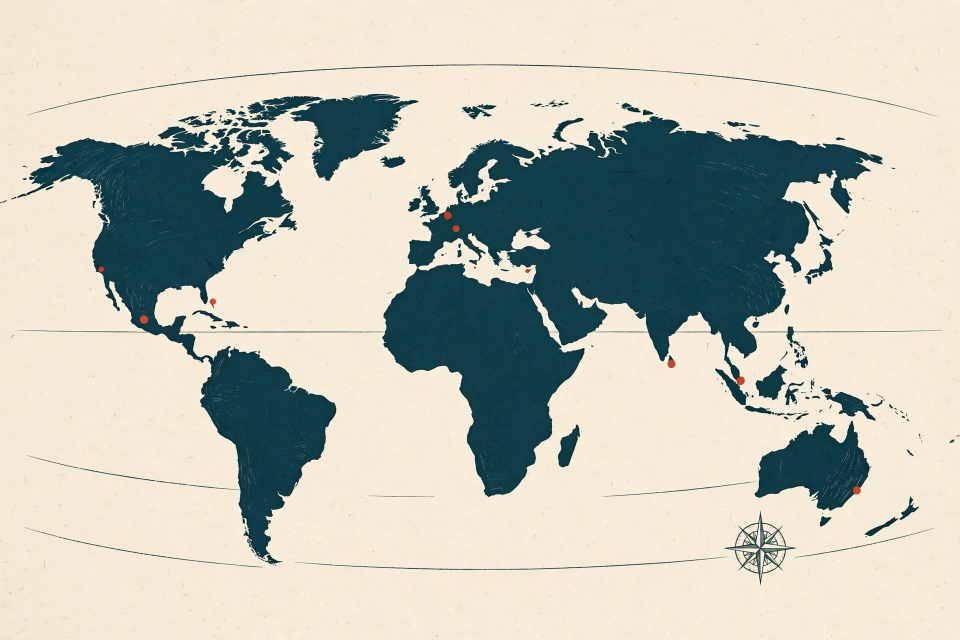
#> input picture illustrations/media-generation-world-atlas-base-0-f15917d0-ab2c-4df2-8f38-2e71c8c22bd9.png, 1920 x 1280 px (shown at 1/2 size); its folder holds 2 pictures in this run
$ python render.py '->' writes entry.png '(1024x1024)'
#> lines starting #> are read from the running program, lines starting #| are printed output that depends on the picture; after the words box and inside, x2 and y2 are one past the last pixel; in counts of white or black regions, pixels touching at a corner belong together
#!/usr/bin/env python3
"""Render Candidate A — 'Luminous Atlas' — for news-image-20261121 (@brikzeni).

Deterministic Pillow compositor: generated base world-map art (no text inside
it) + coded flat pictograms + ALL typography typeset here, so every word is
sharp and factually exact. No network, no clock, no randomness:
same stories.json + same base art = same bytes.

Run:  python3 render.py            -> writes entry.png (1024x1024)
       python3 render.py out2.png  -> writes out2.png (for determinism check)
"""
import json
import os
import sys

import numpy as np
from PIL import Image, ImageDraw, ImageFont

HERE = os.path.dirname(os.path.abspath(__file__))
W, H = 1024, 1024
PAPER = (246, 234, 215)
INK = (20, 66, 74)          # deep ink-teal
INK_SOFT = (62, 107, 122)
VERM = (200, 67, 43)        # vermilion accent
OCHRE = (176, 122, 42)
MUTED = (110, 100, 82)
CREAM_CHIP = (250, 242, 226)

F_SERIF_B = "/usr/share/fonts/truetype/liberation/LiberationSerif-Bold.ttf"
F_SERIF = "/usr/share/fonts/truetype/liberation/LiberationSerif-Regular.ttf"
F_SANS_B = "/usr/share/fonts/truetype/liberation/LiberationSans-Bold.ttf"
F_SANS = "/usr/share/fonts/truetype/liberation/LiberationSans-Regular.ttf"
F_SANS_I = "/usr/share/fonts/truetype/liberation/LiberationSans-Italic.ttf"
F_DSERIF_B = "/usr/share/fonts/truetype/dejavu/DejaVuSerif-Bold.ttf"

REGION_COLOR = {
    "Middle East & Gulf": (200, 67, 43),
    "Europe": (20, 66, 74),
    "Africa": (176, 122, 42),
    "North America": (62, 107, 122),
    "Latin America": (74, 122, 62),
    "South Asia": (122, 74, 107),
    "East & SE Asia": (138, 109, 27),
    "Oceania & Pacific": (46, 74, 122),
    "Space & Science": (34, 34, 34),
}


def font(path, size):
    return ImageFont.truetype(path, size)


def wrap(draw, text, fnt, max_w):
    """Greedy word wrap to max_w pixels; returns list of lines."""
    words = text.split()
    lines, cur = [], ""
    for w in words:
        t = (cur + " " + w).strip()
        if draw.textlength(t, font=fnt) <= max_w or not cur:
            cur = t
        else:
            lines.append(cur)
            cur = w
    if cur:
        lines.append(cur)
    return lines


def text_c(draw, cx, y, s, fnt, fill=INK, anchor="ma"):
    draw.text((cx, y), s, font=fnt, fill=fill, anchor=anchor)


def lonlat_to_art(lon, lat):
    """Approx equirectangular fit to the generated base art (1920x1280)."""
    x = 875 + 5.3 * lon
    if lat >= 0:
        y = 360 + (51.5 - lat) * 7.86
    else:
        y = 765 + (-lat) * 5.0
    return x, y


def art_to_canvas(ax, ay):
    """Base art is cropped (0,100,1920,1160) and resized to (1024,554),
    pasted at y=118."""
    return ax * (1024 / 1920), 118 + (ay - 100) * (554 / 1060)


# ---------------------------------------------------------------- pictograms
# Each draws a flat icon inside a square box (x0,y0,x1,y1) in teal + vermilion.

def _ship(d, b, teal=INK, red=VERM):
    x0, y0, x1, y1 = b
    cx = (x0 + x1) // 2
    d.polygon([(x0 + 6, y1 - 22), (x1 - 6, y1 - 22), (x1 - 14, y1 - 8),
               (x0 + 14, y1 - 8)], fill=teal)
    d.rectangle([cx - 16, y0 + 16, cx + 16, y1 - 22], fill=teal)
    d.rectangle([cx - 8, y0 + 8, cx + 8, y0 + 16], fill=teal)
    d.polygon([(x1 - 26, y0 + 2), (x1 - 18, y0 + 12), (x1 - 12, y0 + 12),
               (x1 - 20, y0 + 2)], fill=red)  # flame
    for i, wx in enumerate((x0 + 8, cx - 2, cx + 14)):
        d.arc([wx, y1 - 6, wx + 22, y1 + 6], 0, 180, fill=INK_SOFT, width=2)


def _globe_thermo(d, b, teal=INK, red=VERM):
    x0, y0, x1, y1 = b
    cx, cy = (x0 + x1) // 2 - 8, (y0 + y1) // 2 + 2
    r = 20
    d.ellipse([cx - r, cy - r, cx + r, cy + r], outline=teal, width=3)
    d.arc([cx - r, cy - r, cx + r, cy + r], 200, 340, fill=teal, width=2)
    d.line([(cx, cy - r), (cx, cy + r)], fill=teal, width=2)
    d.line([(cx - r, cy), (cx + r, cy)], fill=teal, width=2)
    # thermometer
    tx = x1 - 14
    d.rounded_rectangle([tx - 4, y0 + 8, tx + 4, y1 - 14], 4,
                        outline=teal, width=3)
    d.ellipse([tx - 7, y1 - 20, tx + 7, y1 - 6], fill=red)
    d.rectangle([tx - 2, y0 + 18, tx + 2, y1 - 14], fill=red)


def _building_crack(d, b, teal=INK, red=VERM):
    x0, y0, x1, y1 = b
    d.rectangle([x0 + 10, y0 + 14, x1 - 10, y1 - 8], outline=teal, width=3)
    for wx in (x0 + 18, (x0 + x1) // 2, x1 - 26):
        for wy in (y0 + 22, y0 + 36):
            d.rectangle([wx, wy, wx + 8, wy + 8], fill=teal)
    d.line([(x0 + 26, y0 + 14), (x0 + 20, y0 + 30), (x0 + 30, y0 + 44),
            (x0 + 22, y1 - 8)], fill=red, width=3)
    d.line([(x1 - 14, y0 + 6), (x1 - 20, y0 + 16)], fill=red, width=3)


def _handcuffs(d, b, teal=INK, red=VERM):
    x0, y0, x1, y1 = b
    cy = (y0 + y1) // 2
    d.ellipse([x0 + 4, cy - 13, x0 + 30, cy + 13], outline=teal, width=4)
    d.ellipse([x1 - 30, cy - 13, x1 - 4, cy + 13], outline=teal, width=4)
    d.line([(x0 + 30, cy), (x1 - 30, cy)], fill=teal, width=3)
    d.line([(x0 + 12, cy - 13), (x0 + 22, cy - 20)], fill=red, width=3)
    d.line([(x1 - 22, cy - 13), (x1 - 12, cy - 20)], fill=red, width=3)


def _spacecraft(d, b, teal=INK, red=VERM):
    x0, y0, x1, y1 = b
    cx, cy = (x0 + x1) // 2, (y0 + y1) // 2
    d.arc([x0 + 2, y0 + 2, x1 - 2, y1 - 2], 200, 340, fill=INK_SOFT, width=2)
    d.rectangle([cx - 18, cy - 8, cx - 2, cy + 8], fill=teal)
    d.rectangle([cx + 2, cy - 8, cx + 18, cy + 8], fill=teal)
    d.rectangle([cx - 5, cy - 5, cx + 5, cy + 5], fill=red)
    d.ellipse([x1 - 22, y0 + 4, x1 - 6, y0 + 20], fill=VERM)
    d.ellipse([x1 - 20, y0 + 6, x1 - 8, y0 + 18], fill=(230, 150, 110))


def _zeta(d, b, teal=INK, red=VERM):
    x0, y0, x1, y1 = b
    f = font(F_DSERIF_B, 34)
    d.text(((x0 + x1) // 2 - 12, (y0 + y1) // 2 - 8), "ζ", font=f, fill=teal,
           anchor="mm")
    d.line([(x1 - 22, y1 - 16), (x1 - 14, y1 - 8), (x1 - 4, y1 - 20)],
           fill=red, width=4)


def _chart_down(d, b, teal=INK, red=VERM):
    x0, y0, x1, y1 = b
    d.line([(x0 + 8, y1 - 10), (x0 + 8, y0 + 8)], fill=teal, width=3)
    d.line([(x0 + 8, y1 - 10), (x1 - 6, y1 - 10)], fill=teal, width=3)
    pts = [(x0 + 12, y0 + 14), (x0 + 26, y0 + 22), (x0 + 36, y0 + 18),
           (x0 + 48, y0 + 32), (x0 + 60, y1 - 18)]
    d.line(pts, fill=red, width=4, joint="curve")
    d.polygon([(x0 + 60, y1 - 18), (x0 + 50, y1 - 20), (x0 + 58, y1 - 8)],
              fill=red)


def _factory_fire(d, b, teal=INK, red=VERM):
    x0, y0, x1, y1 = b
    d.rectangle([x0 + 8, y0 + 26, x1 - 8, y1 - 8], outline=teal, width=3)
    d.polygon([(x0 + 8, y0 + 26), (x0 + 18, y0 + 16), (x0 + 28, y0 + 26),
               (x0 + 38, y0 + 16), (x0 + 48, y0 + 26)], fill=teal)
    d.rectangle([x1 - 18, y0 + 6, x1 - 10, y0 + 26], fill=teal)
    d.polygon([(x1 - 16, y0 - 2), (x1 - 8, y0 + 8), (x1 - 20, y0 + 10)],
              fill=red)


def _shield(d, b, teal=INK, red=VERM):
    x0, y0, x1, y1 = b
    cx = (x0 + x1) // 2
    d.arc([x0 + 6, y0 + 22, x1 - 6, y1 - 2], 180, 360, fill=teal, width=3)
    for dx, dy in ((-16, 2), (0, -2), (16, 4)):
        d.ellipse([cx + dx - 3, y0 + dy + 2, cx + dx + 3, y0 + dy + 8],
                  fill=red)
    d.line([(cx - 16, y0 + 12), (cx - 6, y0 + 26)], fill=red, width=2)
    d.line([(cx, y0 + 8), (cx, y0 + 26)], fill=red, width=2)
    d.line([(cx + 16, y0 + 12), (cx + 6, y0 + 26)], fill=red, width=2)


def _seismo(d, b, teal=INK, red=VERM):
    x0, y0, x1, y1 = b
    cy = (y0 + y1) // 2
    pts = [(x0 + 4, cy), (x0 + 16, cy), (x0 + 22, cy - 14), (x0 + 28, cy + 12),
           (x0 + 34, cy - 20), (x0 + 40, cy + 16), (x0 + 46, cy),
           (x1 - 4, cy)]
    d.line(pts, fill=red, width=3, joint="curve")
    d.line([(x0 + 4, y1 - 8), (x0 + 20, y1 - 14), (x0 + 34, y1 - 8),
            (x1 - 4, y1 - 12)], fill=teal, width=3)


def _cargo(d, b, teal=INK, red=VERM):
    x0, y0, x1, y1 = b
    cx = (x0 + x1) // 2
    d.polygon([(x0 + 6, y1 - 20), (x1 - 6, y1 - 20), (x1 - 14, y1 - 6),
               (x0 + 14, y1 - 6)], fill=teal)
    d.rectangle([cx - 18, y0 + 14, cx - 2, y0 + 26], fill=red)
    d.rectangle([cx + 2, y0 + 14, cx + 18, y0 + 26], fill=teal)
    d.rectangle([cx - 10, y0 + 28, cx + 10, y0 + 38], fill=INK_SOFT)
    for wx in (x0 + 8, cx - 2, cx + 14):
        d.arc([wx, y1 - 4, wx + 22, y1 + 8], 0, 180, fill=INK_SOFT, width=2)


def _capsized(d, b, teal=INK, red=VERM):
    x0, y0, x1, y1 = b
    cx, cy = (x0 + x1) // 2, (y0 + y1) // 2
    d.arc([x0 + 6, cy - 14, x1 - 6, cy + 14], 180, 360, fill=teal, width=4)
    d.line([(x0 + 14, cy - 6), (x1 - 14, cy - 6)], fill=teal, width=3)
    for wx in (x0 + 8, cx - 2, cx + 14):
        d.arc([wx, y1 - 12, wx + 22, y1], 0, 180, fill=INK_SOFT, width=2)
    d.ellipse([cx - 4, y0 + 8, cx + 4, y0 + 16], fill=red)


def _truck(d, b, teal=INK, red=VERM):
    x0, y0, x1, y1 = b
    d.rectangle([x0 + 8, y0 + 16, x1 - 18, y1 - 16], outline=teal, width=3)
    d.rectangle([x1 - 18, y0 + 24, x1 - 6, y1 - 16], fill=teal)
    d.ellipse([x0 + 16, y1 - 16, x0 + 28, y1 - 4], fill=teal)
    d.ellipse([x1 - 26, y1 - 16, x1 - 14, y1 - 4], fill=teal)
    d.line([(x0 + 20, y0 + 22), (x0 + 26, y0 + 30), (x0 + 32, y0 + 22)],
           fill=red, width=2)


def _placard(d, b, teal=INK, red=VERM):
    x0, y0, x1, y1 = b
    cx = (x0 + x1) // 2
    d.rectangle([x0 + 10, y0 + 8, x1 - 10, y0 + 34], outline=teal, width=3)
    d.line([(cx, y0 + 8), (cx - 8, y0 + 18), (cx + 8, y0 + 28)], fill=red,
           width=3)
    d.line([(cx, y0 + 34), (cx, y1 - 6)], fill=teal, width=3)
    for dx in (-18, -6, 6, 18):
        d.ellipse([cx + dx - 3, y1 - 12, cx + dx + 3, y1 - 6], fill=teal)


PICTO = {
    "bahrain": _ship, "cop31": _globe_thermo, "kryvyi": _building_crack,
    "chapo": _handcuffs, "bepi": _spacecraft, "riemann": _zeta,
    "markets": _chart_down, "indonesia": _factory_fire, "riyadh": _shield,
    "peru": _seismo, "eu-indo": _cargo, "nigeria": _capsized,
    "gaza": _truck, "france": _placard,
}

# --- layout overrides (canvas coords; map band y=118..672) -----------------
MED_OVERRIDE = {
    "bepi": (730, 175), "eu-indo": (400, 180), "france": (335, 285),
    "peru": (230, 580), "riyadh": (700, 470), "bahrain": (712, 330),
    "kryvyi": (580, 235), "markets": (310, 410), "riemann": (165, 230),
}
# tier-1 chips: (cx, cy, width)
CHIP1 = {
    "bahrain": (712, 414, 210), "cop31": (320, 345, 190),
    "kryvyi": (520, 155, 200), "chapo": (150, 510, 200),
    "bepi": (730, 250, 200),
}
# tier-2 one-line labels: (cx, cy, width)
LABEL2 = {
    "riemann": (165, 180, 150), "markets": (310, 456, 150),
    "indonesia": (820, 566, 150), "riyadh": (700, 516, 150),
    "peru": (230, 626, 150), "eu-indo": (400, 228, 180),
    "nigeria": (420, 526, 150), "gaza": (540, 466, 150),
    "france": (230, 285, 150),
}

BASE_ART = os.path.join(
    HERE, "illustrations",
    "media-generation-world-atlas-base-0-f15917d0-ab2c-4df2-8f38-2e71c8c22bd9.png")


def clean_base():
    """Load base art, erase the generator's random vermilion dots, crop and
    resize to the map band. Deterministic."""
    im = Image.open(BASE_ART).convert("RGB")
    a = np.array(im).astype(int)
    red = (a[:, :, 0] > 150) & (a[:, :, 1] < 120) & (a[:, :, 2] < 100) \
        & ((a[:, :, 0] - a[:, :, 1]) > 60)
    a[red] = [246, 234, 215]
    im = Image.fromarray(a.astype("uint8"), "RGB")
    return im.crop((0, 100, 1920, 1160)).resize((1024, 554), Image.LANCZOS)


def chip(draw, cx, cy, w, lines):
    """Cream chip with centred lines [(text, font, fill, leading)]."""
    heights = [fnt.size + 4 for _, fnt, _, _ in lines]
    # recompute per wrapped line below; caller passes already-wrapped lines
    total = sum(h for _, h in zip(lines, heights)) + 14
    y0 = cy - total // 2
    draw.rounded_rectangle([cx - w // 2, y0, cx + w // 2, y0 + total],
                           6, fill=CREAM_CHIP, outline=INK, width=1)
    y = y0 + 8
    for (txt, fnt, fill, _lead) in lines:
        draw.text((cx, y), txt, font=fnt, fill=fill, anchor="ma")
        y += fnt.size + 4
    return y0 + total


def main():
    out = sys.argv[1] if len(sys.argv) > 1 else os.path.join(HERE, "entry.png")
    with open(os.path.join(HERE, "stories.json"), encoding="utf-8") as f:
#> (reads stories.json from the repository)
        data = json.load(f)
    meta = data["meta"]
    stories = data["stories"]
    by_id = {s["id"]: s for s in stories}

    img = Image.new("RGB", (W, H), PAPER)
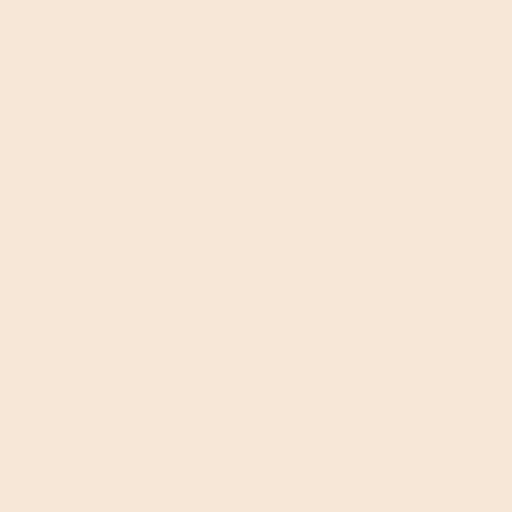
#> img: PIL image 1024x1024 RGB (shown at 1/2 size); mean R, G, B 246, 234, 215
    img.paste(clean_base(), (0, 118))
#> in clean_base, im is the input picture: PIL image 1920x1280 RGB; mean R, G, B 191.6, 193.1, 181.5
#> in clean_base, `red = (a[:, :, 0] > 150) & (a[:, :, 1] < 120) & (a[:, :, 2] < 100) \ &..`:
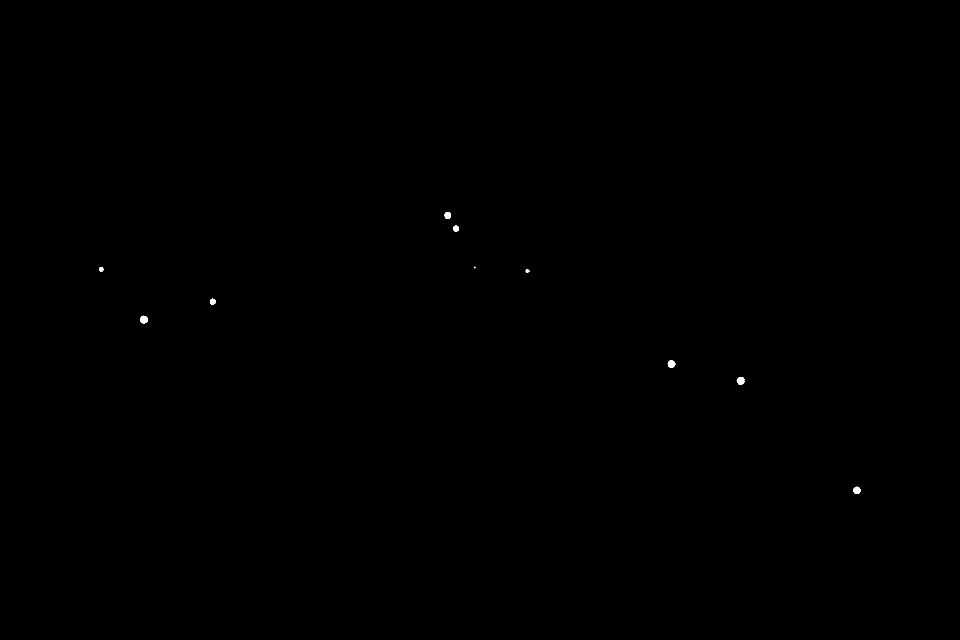
#> red: shape (1280, 1920) bool (shown at 1/2 size); 0.05% white; 10 white regions (1 under 20 px), largest, box (x1, y1, x2, y2) and area: (1473, 754, 1489, 770) 195, (280, 631, 296, 647) 192, (1335, 721, 1351, 736) 180
#> in clean_base, `return im.crop((0, 100, 1920, 1160)).resize((1024, 554), Image.LANCZOS)`:
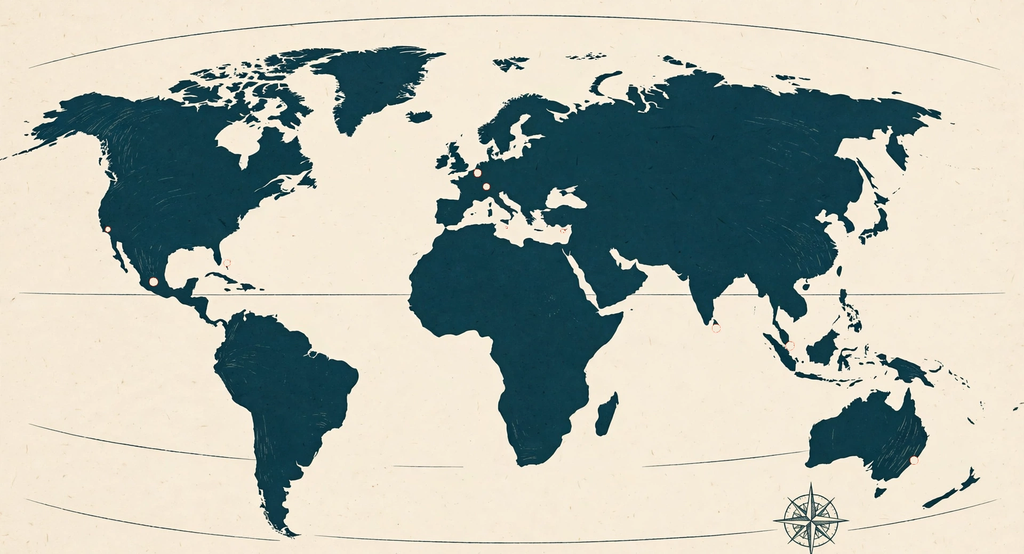
#> returned value: PIL image 1024x554 RGB; mean R, G, B 180.3, 184.6, 174.6
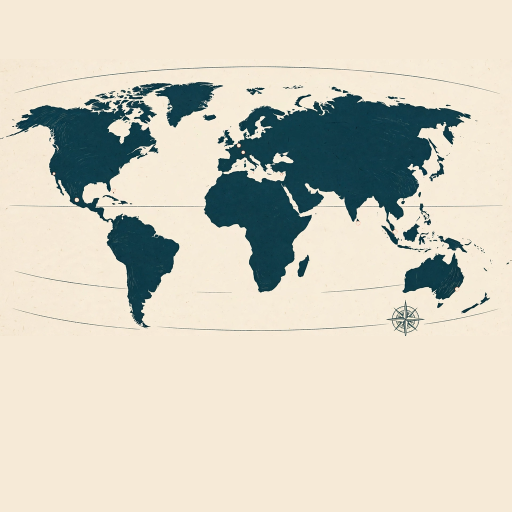
#> img: PIL image 1024x1024 RGB (shown at 1/2 size); mean R, G, B 210.5, 207.3, 193.1
    d = ImageDraw.Draw(img)

    # ---- header ---------------------------------------------------------
    text_c(d, 512, 8, meta["title"], font(F_SERIF_B, 46))
    text_c(d, 512, 58, meta["date"], font(F_SERIF_B, 26), fill=VERM)
    text_c(d, 512, 92, meta["count_line"], font(F_SANS_B, 13))
    d.line([(180, 112), (844, 112)], fill=INK, width=1)

    # ---- map: dots, leaders, medallions, chips -------------------------
    for s in stories:
        if s["tier"] not in (1, 2):
            continue
        mx, my = MED_OVERRIDE.get(s["id"], tuple(s["med"]))
        r = 46 if s["tier"] == 1 else 30
        ax, ay = lonlat_to_art(s["lon"], s["lat"])
        dx, dy = art_to_canvas(ax, ay)
        # leader line (from medallion edge toward dot)
        d.line([(mx, my), (dx, dy)], fill=INK_SOFT, width=2)
        # geo dot
        d.ellipse([dx - 6, dy - 6, dx + 6, dy + 6], fill=VERM,
                  outline=(255, 255, 255), width=2)
        # medallion
        d.ellipse([mx - r, my - r, mx + r, my + r], fill=CREAM_CHIP,
                  outline=INK, width=3)
        pad = 12 if s["tier"] == 1 else 8
        PICTO[s["id"]](d, (mx - r + pad, my - r + pad, mx + r - pad,
                           my + r - pad))

    # tier-1 chips (place + headline + fact)
    for sid, (cx, cy, w) in CHIP1.items():
        s = by_id[sid]
        hl = wrap(d, s["headline"], font(F_SERIF_B, 16), w - 16)[:2]
        fc = wrap(d, s["fact"], font(F_SANS, 11), w - 16)[:2]
        lines = ([(s["place"], font(F_SANS_B, 10), VERM, 14)]
                 + [(t, font(F_SERIF_B, 16), INK, 20) for t in hl]
                 + [(t, font(F_SANS, 11), MUTED, 14) for t in fc])
        chip(d, cx, cy, w, lines)
#> this loop made 5 passes
#> (hl, heights in chip, total in chip, y0 in chip) on passes 1, 2, 4: (['IRAN STRIKES BAHRAIN'], [14, 20, 15, 15], 78, 375), (['COP31: NO DEAL,', 'OVERTIME'], [14, 20, 20, 15, 15], 98, 296), (['“CHAPO ISIDRO”', 'CAPTURED'], [14, 20, 20, 15, 15], 98, 461)
#> (hl, fc, heights in chip, total in chip, y0 in chip) on passes 3, 5: (['KRYVYI RIH STRUCK'], ['A 7-year-old among 2 killed; 60', 'wounded'], [14, 20, 15, 15], 78, 116), (['BEPICOLOMBO', 'REACHES MERCURY'], ['8 years, 10bn km; only the 2nd craft', 'to orbit Mercury'], [14, 20, 20, 15, 15], 98, 201)

    # tier-2 labels (place + headline, inline)
    for sid, (cx, cy, w) in LABEL2.items():
        s = by_id[sid]
        hl = wrap(d, f"{s['place']} — {s['headline']}",
                  font(F_SANS_B, 11), w - 8)[:2]
        lines = [(t, font(F_SANS_B, 11), INK, 14) for t in hl]
        chip(d, cx, cy, w, lines)
#> this loop made 9 passes
#> (hl, y0 in chip) on passes 1 to 9: (['USA — 167-YEAR PROOF', 'CHECKED'], 158), (['NEW YORK — WALL ST IN', 'CORRECTION'], 434), (['BANTEN, INDONESIA —', 'CANDY FACTORY FIRE'], 544), (['RIYADH — 3 MISSILES AT', 'RIYADH STOPPED'], 494), (['JUNÍN, PERU — PERU', 'SHAKEN: M6.7'], 604), (['BRUSSELS — EU–INDONESIA', 'TRADE DEAL'], 206), (['BAYELSA — FUNERAL', 'BOAT SINKS, 24 DEAD'], 504), (['GAZA CITY — STRIKE', 'KILLS 3 IN FOOD VEHICLE'], 444), (['PARIS — FRANCE', 'MARCHES AGAIN'], 263)

    # ---- briefs band ----------------------------------------------------
    d.line([(24, 684), (1000, 684)], fill=INK, width=1)
    text_c(d, 24, 690, "THE REST OF THE DAY — 23 MORE STORIES",
           font(F_SANS_B, 12), anchor="la")
    t3 = [s for s in stories if s["tier"] == 3]
    cols_x = [24, 352, 680]
    for i, s in enumerate(t3):
        col, row = divmod(i, 8)
        x = cols_x[col]
        y = 712 + row * 27
        rc = REGION_COLOR[s["region"]]
        d.ellipse([x, y + 4, x + 8, y + 12], fill=rc)
        txt = f"{s['place']} — {s['headline']}. {s['fact']}"
        f12 = font(F_SANS, 12)
        lines = wrap(d, txt, f12, 312)
        if len(lines) > 2:
            f12 = font(F_SANS, 11)
            lines = wrap(d, txt, f12, 312)
        if len(lines) > 2:
            lines = lines[:2]
            lines[1] = lines[1][:54].rsplit(" ", 1)[0] + "…"
        # bold the place prefix on the first line
        d.text((x + 13, y), lines[0], font=f12, fill=INK)
        if len(lines) > 1:
            d.text((x + 13, y + 13), lines[1], font=f12, fill=INK)

    # ---- footer: UTC timeline + sources ---------------------------------
    d.line([(24, 928), (1000, 928)], fill=INK, width=1)
    tl = data["timeline"]
    tl_x = [130, 320, 520, 700, 880]
    d.line([(60, 956), (964, 956)], fill=INK_SOFT, width=2)
    for (ev, ex) in zip(tl, tl_x):
        d.ellipse([ex - 5, 951, ex + 5, 961], fill=VERM)
        text_c(d, ex, 930, ev["t"], font(F_SANS_B, 11))
        lab = wrap(d, ev["label"], font(F_SANS, 10), 150)
        ly = 966
        for ln in lab[:2]:
            text_c(d, ex, ly, ln, font(F_SANS, 10), fill=MUTED)
            ly += 12
#> this loop made 5 passes
#> lab on passes 1 to 5: ['Peru M6.7 quake'], ['Sparta II hit, Gulf of Finland'], ['Bitcoin back above $60,000'], ['BepiColombo enters Mercury', 'orbit'], ['Bahrain strikes reported']
    text_c(d, 512, 1002, meta["sources_note"], font(F_SANS, 10), fill=MUTED)

    img.save(out, format="PNG")
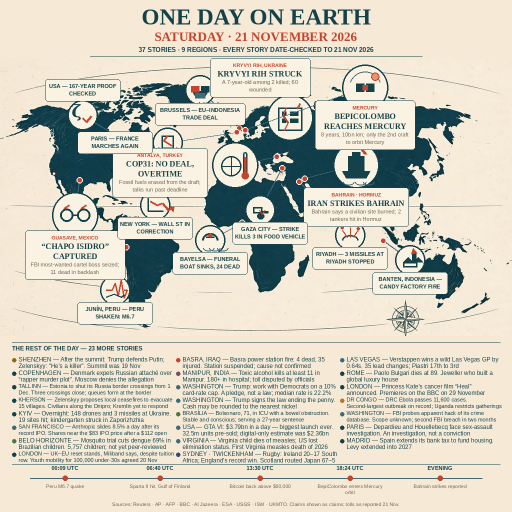
#> saved as ->: PIL image 1024x1024 RGB (shown at 1/2 size); mean R, G, B 210.7, 207.3, 193.3
    print(f"wrote {out} {img.size}")
#| wrote -> (1024, 1024)


if __name__ == "__main__":
    main()
